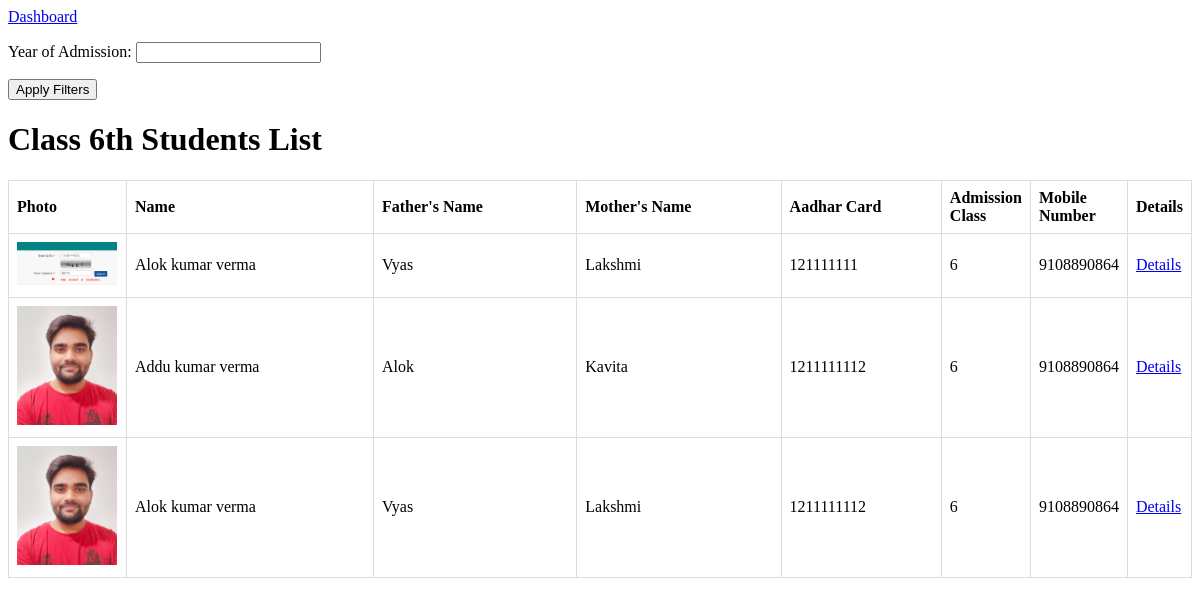
The app's page /admissions/class_6/ with its own data.
### admissions/models.py (models this page shows, shortened)
class Admission(models.Model):
    first_name = models.CharField(max_length=100)
    middle_name = models.CharField(max_length=100, blank=True, null=True)
    last_name = models.CharField(max_length=100)
    father_name = models.CharField(max_length=100)
    mother_name = models.CharField(max_length=100)
    date_of_birth = models.DateField()
    aadhar_card = models.CharField(max_length=16)
    photo = models.ImageField(upload_to='photos/')
    previous_school = models.CharField(max_length=200)
    address = models.TextField()
    caste = models.CharField(max_length=50)
    admission_class = models.CharField(max_length=50)
    admission_date = models.DateField(auto_now_add=True)
    mobile_number = models.CharField(max_length=15)
    subjects = models.CharField(max_length=100, blank=True, null=True)

### admissions/views.py (the view)
# urls.py: path('class_6/', views.class_6, name='class_6'),
def class_6(request):
    class_6_students = Admission.objects.filter(admission_class='6')
    year_filter_form = AdmissionYearFilterForm(request.GET)
    if year_filter_form.is_valid():
        admission_year = year_filter_form.cleaned_data.get('admission_year')
        if admission_year:
            class_6_students = class_6_students.filter(admission_date__year=admission_year)
    context = {
        'class_6_students': class_6_students,
        'year_filter_form': year_filter_form,
    }
    return render(request, 'admissions/class_6.html', context)

### admissions/forms.py
class AdmissionYearFilterForm(forms.Form):
    admission_year = forms.IntegerField(label='Year of Admission', required=False)

### admissions/templates/admissions/class_6.html (shortened to what this page needs)
<!DOCTYPE html>
<a href="{% url 'dashboard' %}">Dashboard</a>
<html>
<head>
</head>
<body>
    <form method="get">
        {{ year_filter_form.as_p }}
        <button type="submit">Apply Filters</button>
    </form>
    <h1>Class 6th Students List</h1>
    <table>
        <thead>
            <tr>
                <th class="photo-column">Photo</th>
                <th class="name-column">Name</th>
                <th class="father-name-column">Father's Name</th>
                <th class="mother-name-column">Mother's Name</th>
                <th class="aadhar-column">Aadhar Card</th>
                <th class="admission-class-column">Admission Class</th>
                <th class="mobile-number-column">Mobile Number</th>
                <th>Details</th>
            </tr>
        </thead>
        <tbody>
            {% for student in class_6_students %}
                <tr>
                    <td class="photo-column"><img src="{{ student.photo.url }}" alt="{{ student.first_name }} {{ student.last_name }} Photo" width="100"></td>
                    <td class="name-column">{{ student.first_name }} {{ student.middle_name }} {{ student.last_name }}</td>
                    <td class="father-name-column">{{ student.father_name }}</td>
                    <td class="mother-name-column">{{ student.mother_name }}</td>
                    <td class="aadhar-column">{{ student.aadhar_card }}</td>
                    <td class="admission-class-column">{{ student.admission_class }}</td>
                    <td class="mobile-number-column">{{ student.mobile_number }}</td>
                    <td><a href="{% url 'student_details' student.id %}">Details</a></td>
                </tr>
            {% endfor %}
        </tbody>
    </table>
</body>
</html>

### admissions/templates/admissions/class_6.html (style rules this page uses)
table { border-collapse: collapse; width: 100%; }
th, td { border: 1px solid #ddd; padding: 8px; text-align: left; }
.photo-column { width: 10%; }
.name-column { width: 25%; }
.father-name-column { width: 20%; }
.mother-name-column { width: 20%; }
.aadhar-column { width: 15%; }

### records on screen
Admission: photo (picture), first_name "Alok", middle_name "kumar", last_name "verma", father_name "Vyas", mother_name "Lakshmi", aadhar_card "121111111", admission_class "6", mobile_number "9108890864"
Admission: photo (picture), first_name "Addu", middle_name "kumar", last_name "verma", father_name "Alok", mother_name "Kavita", aadhar_card "1211111112", admission_class "6", mobile_number "9108890864"
Admission: photo (picture), first_name "Alok", middle_name "kumar", last_name "verma", father_name "Vyas", mother_name "Lakshmi", aadhar_card "1211111112", admission_class "6", mobile_number "9108890864"
